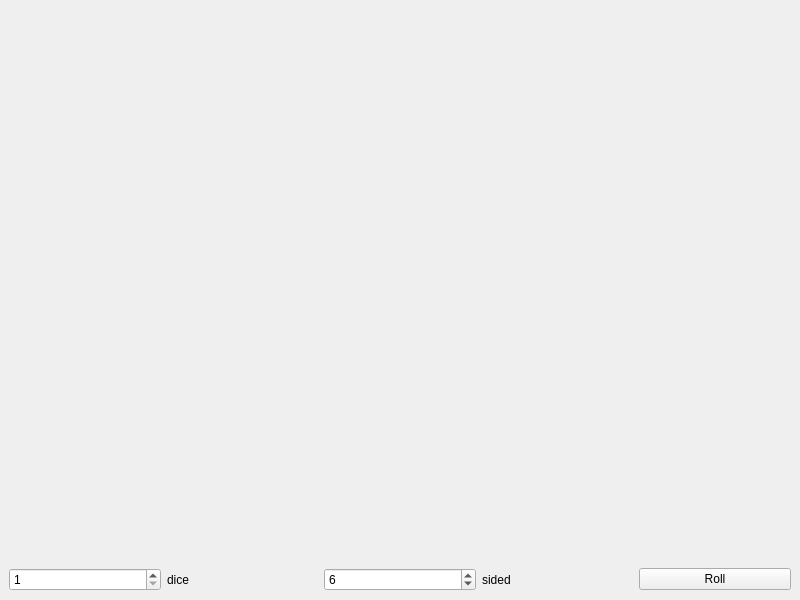
<?xml version="1.0" encoding="UTF-8"?>
<ui version="4.0">
 <class>MainWindow</class>
 <widget class="QMainWindow" name="MainWindow">
  <property name="geometry">
   <rect>
    <x>0</x>
    <y>0</y>
    <width>800</width>
    <height>600</height>
   </rect>
  </property>
  <property name="windowTitle">
   <string>Dice roller</string>
  </property>
  <widget class="QWidget" name="centralwidget">
   <layout class="QVBoxLayout" name="verticalLayout_2">
    <item>
     <layout class="QVBoxLayout" name="verticalLayout">
      <item>
       <layout class="QGridLayout" name="dice_box"/>
      </item>
      <item>
       <spacer name="verticalSpacer">
        <property name="orientation">
         <enum>Qt::Orientation::Vertical</enum>
        </property>
        <property name="sizeHint" stdset="0">
         <size>
          <width>20</width>
          <height>40</height>
         </size>
        </property>
       </spacer>
      </item>
      <item>
       <layout class="QHBoxLayout" name="interface_box">
        <item>
         <widget class="QSpinBox" name="num_dice">
          <property name="minimum">
           <number>1</number>
          </property>
         </widget>
        </item>
        <item>
         <widget class="QLabel" name="label">
          <property name="text">
           <string>dice</string>
          </property>
         </widget>
        </item>
        <item>
         <widget class="QSpinBox" name="dice_sides">
          <property name="minimum">
           <number>1</number>
          </property>
          <property name="value">
           <number>6</number>
          </property>
         </widget>
        </item>
        <item>
         <widget class="QLabel" name="label_2">
          <property name="text">
           <string>sided</string>
          </property>
         </widget>
        </item>
        <item>
         <widget class="QPushButton" name="roll_btn">
          <property name="text">
           <string>Roll</string>
          </property>
         </widget>
        </item>
       </layout>
      </item>
     </layout>
    </item>
   </layout>
  </widget>
 </widget>
 <resources/>
 <connections/>
</ui>
